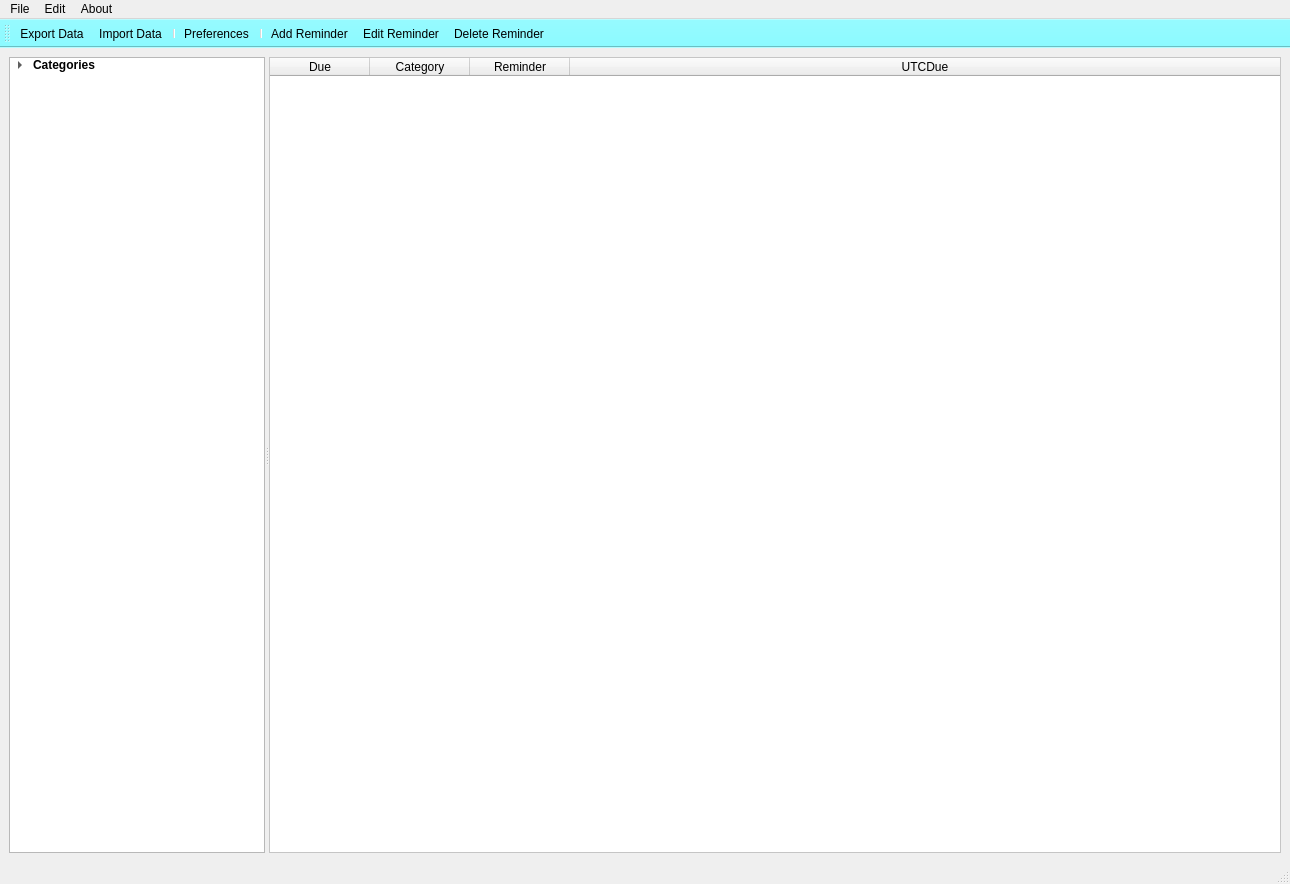
<?xml version="1.0" encoding="UTF-8"?>
<ui version="4.0">
 <class>mainWindow</class>
 <widget class="QMainWindow" name="mainWindow">
  <property name="geometry">
   <rect>
    <x>0</x>
    <y>0</y>
    <width>1290</width>
    <height>884</height>
   </rect>
  </property>
  <property name="windowTitle">
   <string>QTierna</string>
  </property>
  <property name="windowIcon">
   <iconset resource="../icons.qrc">
    <normaloff>:/icons/icons/alarm-clock.png</normaloff>:/icons/icons/alarm-clock.png</iconset>
  </property>
  <property name="windowOpacity">
   <double>0.990000000000000</double>
  </property>
  <widget class="QWidget" name="centralwidget">
   <layout class="QGridLayout" name="gridLayout">
    <item row="0" column="0">
     <widget class="QSplitter" name="splitter">
      <property name="orientation">
       <enum>Qt::Horizontal</enum>
      </property>
      <property name="childrenCollapsible">
       <bool>false</bool>
      </property>
      <widget class="QTreeWidget" name="mainTreeWidget">
       <property name="sizePolicy">
        <sizepolicy hsizetype="MinimumExpanding" vsizetype="Expanding">
         <horstretch>0</horstretch>
         <verstretch>0</verstretch>
        </sizepolicy>
       </property>
       <property name="minimumSize">
        <size>
         <width>200</width>
         <height>0</height>
        </size>
       </property>
       <property name="statusTip">
        <string>Filter by category</string>
       </property>
       <property name="headerHidden">
        <bool>true</bool>
       </property>
       <attribute name="headerStretchLastSection">
        <bool>true</bool>
       </attribute>
       <column>
        <property name="text">
         <string>category</string>
        </property>
        <property name="font">
         <font>
          <weight>75</weight>
          <bold>true</bold>
         </font>
        </property>
       </column>
       <item>
        <property name="text">
         <string>Categories</string>
        </property>
        <property name="font">
         <font>
          <weight>75</weight>
          <bold>true</bold>
         </font>
        </property>
        <item>
         <property name="text">
          <string>All</string>
         </property>
         <property name="font">
          <font>
           <weight>75</weight>
           <bold>true</bold>
          </font>
         </property>
        </item>
        <item>
         <property name="text">
          <string>Complete</string>
         </property>
         <property name="font">
          <font>
           <weight>75</weight>
           <bold>true</bold>
          </font>
         </property>
        </item>
        <item>
         <property name="text">
          <string>Uncategorized</string>
         </property>
         <property name="font">
          <font>
           <weight>75</weight>
           <bold>true</bold>
          </font>
         </property>
        </item>
       </item>
      </widget>
      <widget class="QTableWidget" name="mainTableWidget">
       <property name="sizePolicy">
        <sizepolicy hsizetype="Expanding" vsizetype="Expanding">
         <horstretch>1</horstretch>
         <verstretch>0</verstretch>
        </sizepolicy>
       </property>
       <property name="minimumSize">
        <size>
         <width>500</width>
         <height>500</height>
        </size>
       </property>
       <property name="styleSheet">
        <string notr="true">QTableWidget{
	background-color: #FFF;
	alternate-background-color: rgb(140, 250, 255);
}

QTableWidget[complete=true]{
	background-color: #FFF;
	alternate-background-color: rgb(115, 235, 174, 127);
}</string>
       </property>
       <property name="horizontalScrollBarPolicy">
        <enum>Qt::ScrollBarAlwaysOff</enum>
       </property>
       <property name="alternatingRowColors">
        <bool>true</bool>
       </property>
       <property name="selectionMode">
        <enum>QAbstractItemView::MultiSelection</enum>
       </property>
       <property name="selectionBehavior">
        <enum>QAbstractItemView::SelectRows</enum>
       </property>
       <attribute name="horizontalHeaderStretchLastSection">
        <bool>true</bool>
       </attribute>
       <attribute name="verticalHeaderStretchLastSection">
        <bool>false</bool>
       </attribute>
       <column>
        <property name="text">
         <string>Due</string>
        </property>
       </column>
       <column>
        <property name="text">
         <string>Category</string>
        </property>
       </column>
       <column>
        <property name="text">
         <string>Reminder</string>
        </property>
       </column>
       <column>
        <property name="text">
         <string>UTCDue</string>
        </property>
       </column>
      </widget>
     </widget>
    </item>
   </layout>
  </widget>
  <widget class="QMenuBar" name="mainMenubar">
   <property name="geometry">
    <rect>
     <x>0</x>
     <y>0</y>
     <width>1290</width>
     <height>25</height>
    </rect>
   </property>
   <widget class="QMenu" name="menuFile">
    <property name="title">
     <string>File</string>
    </property>
    <addaction name="actionImport_Data"/>
    <addaction name="actionExport_Data"/>
    <addaction name="separator"/>
    <addaction name="actionExit_2"/>
   </widget>
   <widget class="QMenu" name="menuAbout">
    <property name="title">
     <string>About</string>
    </property>
    <addaction name="actionHelp"/>
    <addaction name="separator"/>
    <addaction name="actionAbout"/>
   </widget>
   <widget class="QMenu" name="menuReminder">
    <property name="title">
     <string>Edit</string>
    </property>
    <addaction name="actionAdd_Reminder"/>
    <addaction name="actionEdit_Reminder"/>
    <addaction name="actionRemove_Reminder"/>
    <addaction name="separator"/>
    <addaction name="separator"/>
    <addaction name="actionPreferences"/>
   </widget>
   <addaction name="menuFile"/>
   <addaction name="menuReminder"/>
   <addaction name="menuAbout"/>
  </widget>
  <widget class="QToolBar" name="toolBar">
   <property name="windowTitle">
    <string>toolBar</string>
   </property>
   <property name="toolTip">
    <string>Edit Reminder</string>
   </property>
   <property name="styleSheet">
    <string notr="true">QToolBar{
    background-color: rgb(140, 250, 255);
     float: right;
}

QToolButton:hover{
   border: 1px solid white;
   background-color:rgb(140, 250, 255);
}</string>
   </property>
   <property name="iconSize">
    <size>
     <width>32</width>
     <height>32</height>
    </size>
   </property>
   <property name="toolButtonStyle">
    <enum>Qt::ToolButtonIconOnly</enum>
   </property>
   <attribute name="toolBarArea">
    <enum>TopToolBarArea</enum>
   </attribute>
   <attribute name="toolBarBreak">
    <bool>false</bool>
   </attribute>
   <addaction name="actionExport_Data"/>
   <addaction name="actionImport_Data"/>
   <addaction name="separator"/>
   <addaction name="actionPreferences"/>
   <addaction name="separator"/>
   <addaction name="actionAdd_Reminder"/>
   <addaction name="actionEdit_Reminder"/>
   <addaction name="actionRemove_Reminder"/>
  </widget>
  <widget class="QStatusBar" name="statusBar"/>
  <action name="actionImport_Data">
   <property name="icon">
    <iconset resource="../icons.qrc">
     <normaloff>:/icons/icons/import_white.png</normaloff>:/icons/icons/import_white.png</iconset>
   </property>
   <property name="text">
    <string>Import Data</string>
   </property>
   <property name="statusTip">
    <string>Import Reminders</string>
   </property>
   <property name="shortcut">
    <string>Ctrl+I</string>
   </property>
  </action>
  <action name="actionExport_Data">
   <property name="icon">
    <iconset resource="../icons.qrc">
     <normaloff>:/icons/icons/export_white.png</normaloff>:/icons/icons/export_white.png</iconset>
   </property>
   <property name="text">
    <string>Export Data</string>
   </property>
   <property name="statusTip">
    <string>Export Reminders</string>
   </property>
   <property name="shortcut">
    <string>Ctrl+E</string>
   </property>
  </action>
  <action name="actionExit">
   <property name="text">
    <string>Exit</string>
   </property>
  </action>
  <action name="actionExit_2">
   <property name="text">
    <string>Exit</string>
   </property>
  </action>
  <action name="actionAdd_Reminder">
   <property name="icon">
    <iconset resource="../icons.qrc">
     <normaloff>:/icons/icons/circle-add_white.png</normaloff>:/icons/icons/circle-add_white.png</iconset>
   </property>
   <property name="text">
    <string>Add Reminder</string>
   </property>
   <property name="statusTip">
    <string>Add Reminder</string>
   </property>
   <property name="shortcut">
    <string>Ctrl+A</string>
   </property>
  </action>
  <action name="actionRemove_Reminder">
   <property name="icon">
    <iconset resource="../icons.qrc">
     <normaloff>:/icons/icons/trash_white.png</normaloff>:/icons/icons/trash_white.png</iconset>
   </property>
   <property name="text">
    <string>Delete Reminder</string>
   </property>
   <property name="statusTip">
    <string>Delete selected reminders</string>
   </property>
   <property name="shortcut">
    <string>Ctrl+D</string>
   </property>
  </action>
  <action name="actionHelp">
   <property name="text">
    <string>Help</string>
   </property>
  </action>
  <action name="actionAbout">
   <property name="text">
    <string>About</string>
   </property>
  </action>
  <action name="actionPreferences">
   <property name="icon">
    <iconset resource="../icons.qrc">
     <normaloff>:/icons/icons/settings_white.png</normaloff>:/icons/icons/settings_white.png</iconset>
   </property>
   <property name="text">
    <string>Preferences</string>
   </property>
   <property name="statusTip">
    <string>Configure settings</string>
   </property>
  </action>
  <action name="actionEdit_Reminder">
   <property name="icon">
    <iconset resource="../icons.qrc">
     <normaloff>:/icons/icons/edit_white.png</normaloff>:/icons/icons/edit_white.png</iconset>
   </property>
   <property name="text">
    <string>Edit Reminder</string>
   </property>
   <property name="statusTip">
    <string>Edit selected reminder</string>
   </property>
   <property name="shortcut">
    <string>Ctrl+E</string>
   </property>
  </action>
 </widget>
 <resources>
  <include location="../icons.qrc"/>
 </resources>
 <connections/>
</ui>
